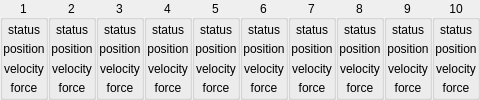
             <widget class="QWidget" name="tab_joint_status">
              <attribute name="title">
               <string>Joint Status</string>
              </attribute>
              <layout class="QHBoxLayout" name="horizontalLayout_45">
               <property name="spacing">
                <number>0</number>
               </property>
               <property name="leftMargin">
                <number>0</number>
               </property>
               <property name="topMargin">
                <number>0</number>
               </property>
               <property name="rightMargin">
                <number>0</number>
               </property>
               <property name="bottomMargin">
                <number>0</number>
               </property>
               <item>
                <widget class="QGroupBox" name="groupBox_32">
                 <property name="title">
                  <string>1</string>
                 </property>
                 <property name="alignment">
                  <set>Qt::AlignCenter</set>
                 </property>
                 <layout class="QVBoxLayout" name="verticalLayout_85" stretch="1,1,1,1">
                  <property name="spacing">
                   <number>0</number>
                  </property>
                  <property name="leftMargin">
                   <number>0</number>
                  </property>
                  <property name="topMargin">
                   <number>0</number>
                  </property>
                  <property name="rightMargin">
                   <number>0</number>
                  </property>
                  <property name="bottomMargin">
                   <number>0</number>
                  </property>
                  <item>
                   <widget class="QLabel" name="status_1">
                    <property name="text">
                     <string>status</string>
                    </property>
                    <property name="alignment">
                     <set>Qt::AlignCenter</set>
                    </property>
                   </widget>
                  </item>
                  <item>
                   <widget class="QLabel" name="current_position_1">
                    <property name="text">
                     <string>position</string>
                    </property>
                    <property name="alignment">
                     <set>Qt::AlignCenter</set>
                    </property>
                   </widget>
                  </item>
                  <item>
                   <widget class="QLabel" name="current_velocity_1">
                    <property name="text">
                     <string>velocity</string>
                    </property>
                    <property name="alignment">
                     <set>Qt::AlignCenter</set>
                    </property>
                   </widget>
                  </item>
                  <item>
                   <widget class="QLabel" name="force_1">
                    <property name="text">
                     <string>force</string>
                    </property>
                    <property name="alignment">
                     <set>Qt::AlignCenter</set>
                    </property>
                   </widget>
                  </item>
                 </layout>
                </widget>
               </item>
               <item>
                <widget class="QGroupBox" name="groupBox_33">
                 <property name="title">
                  <string>2</string>
                 </property>
                 <property name="alignment">
                  <set>Qt::AlignCenter</set>
                 </property>
                 <layout class="QVBoxLayout" name="verticalLayout_86" stretch="1,1,1,1">
                  <property name="spacing">
                   <number>0</number>
                  </property>
                  <property name="leftMargin">
                   <number>0</number>
                  </property>
                  <property name="topMargin">
                   <number>0</number>
                  </property>
                  <property name="rightMargin">
                   <number>0</number>
                  </property>
                  <property name="bottomMargin">
                   <number>0</number>
                  </property>
                  <item>
                   <widget class="QLabel" name="status_2">
                    <property name="text">
                     <string>status</string>
                    </property>
                    <property name="alignment">
                     <set>Qt::AlignCenter</set>
                    </property>
                   </widget>
                  </item>
                  <item>
                   <widget class="QLabel" name="current_position_2">
                    <property name="text">
                     <string>position</string>
                    </property>
                    <property name="alignment">
                     <set>Qt::AlignCenter</set>
                    </property>
                   </widget>
                  </item>
                  <item>
                   <widget class="QLabel" name="current_velocity_2">
                    <property name="text">
                     <string>velocity</string>
                    </property>
                    <property name="alignment">
                     <set>Qt::AlignCenter</set>
                    </property>
                   </widget>
                  </item>
                  <item>
                   <widget class="QLabel" name="force_2">
                    <property name="text">
                     <string>force</string>
                    </property>
                    <property name="alignment">
                     <set>Qt::AlignCenter</set>
                    </property>
                   </widget>
                  </item>
                 </layout>
                </widget>
               </item>
               <item>
                <widget class="QGroupBox" name="groupBox_34">
                 <property name="title">
                  <string>3</string>
                 </property>
                 <property name="alignment">
                  <set>Qt::AlignCenter</set>
                 </property>
                 <layout class="QVBoxLayout" name="verticalLayout_87" stretch="1,1,1,1">
                  <property name="spacing">
                   <number>0</number>
                  </property>
                  <property name="leftMargin">
                   <number>0</number>
                  </property>
                  <property name="topMargin">
                   <number>0</number>
                  </property>
                  <property name="rightMargin">
                   <number>0</number>
                  </property>
                  <property name="bottomMargin">
                   <number>0</number>
                  </property>
                  <item>
                   <widget class="QLabel" name="status_3">
                    <property name="text">
                     <string>status</string>
                    </property>
                    <property name="alignment">
                     <set>Qt::AlignCenter</set>
                    </property>
                   </widget>
                  </item>
                  <item>
                   <widget class="QLabel" name="current_position_3">
                    <property name="text">
                     <string>position</string>
                    </property>
                    <property name="alignment">
                     <set>Qt::AlignCenter</set>
                    </property>
                   </widget>
                  </item>
                  <item>
                   <widget class="QLabel" name="current_velocity_3">
                    <property name="text">
                     <string>velocity</string>
                    </property>
                    <property name="alignment">
                     <set>Qt::AlignCenter</set>
                    </property>
                   </widget>
                  </item>
                  <item>
                   <widget class="QLabel" name="force_3">
                    <property name="text">
                     <string>force</string>
                    </property>
                    <property name="alignment">
                     <set>Qt::AlignCenter</set>
                    </property>
                   </widget>
                  </item>
                 </layout>
                </widget>
               </item>
               <item>
                <widget class="QGroupBox" name="groupBox_35">
                 <property name="title">
                  <string>4</string>
                 </property>
                 <property name="alignment">
                  <set>Qt::AlignCenter</set>
                 </property>
                 <layout class="QVBoxLayout" name="verticalLayout_88" stretch="1,1,1,1">
                  <property name="spacing">
                   <number>0</number>
                  </property>
                  <property name="leftMargin">
                   <number>0</number>
                  </property>
                  <property name="topMargin">
                   <number>0</number>
                  </property>
                  <property name="rightMargin">
                   <number>0</number>
                  </property>
                  <property name="bottomMargin">
                   <number>0</number>
                  </property>
                  <item>
                   <widget class="QLabel" name="status_4">
                    <property name="text">
                     <string>status</string>
                    </property>
                    <property name="alignment">
                     <set>Qt::AlignCenter</set>
                    </property>
                   </widget>
                  </item>
                  <item>
                   <widget class="QLabel" name="current_position_4">
                    <property name="text">
                     <string>position</string>
                    </property>
                    <property name="alignment">
                     <set>Qt::AlignCenter</set>
                    </property>
                   </widget>
                  </item>
                  <item>
                   <widget class="QLabel" name="current_velocity_4">
                    <property name="text">
                     <string>velocity</string>
                    </property>
                    <property name="alignment">
                     <set>Qt::AlignCenter</set>
                    </property>
                   </widget>
                  </item>
                  <item>
                   <widget class="QLabel" name="force_4">
                    <property name="text">
                     <string>force</string>
                    </property>
                    <property name="alignment">
                     <set>Qt::AlignCenter</set>
                    </property>
                   </widget>
                  </item>
                 </layout>
                </widget>
               </item>
               <item>
                <widget class="QGroupBox" name="groupBox_36">
                 <property name="title">
                  <string>5</string>
                 </property>
                 <property name="alignment">
                  <set>Qt::AlignCenter</set>
                 </property>
                 <layout class="QVBoxLayout" name="verticalLayout_89" stretch="1,1,1,1">
                  <property name="spacing">
                   <number>0</number>
                  </property>
                  <property name="leftMargin">
                   <number>0</number>
                  </property>
                  <property name="topMargin">
                   <number>0</number>
                  </property>
                  <property name="rightMargin">
                   <number>0</number>
                  </property>
                  <property name="bottomMargin">
                   <number>0</number>
                  </property>
                  <item>
                   <widget class="QLabel" name="status_5">
                    <property name="text">
                     <string>status</string>
                    </property>
                    <property name="alignment">
                     <set>Qt::AlignCenter</set>
                    </property>
                   </widget>
                  </item>
                  <item>
                   <widget class="QLabel" name="current_position_5">
                    <property name="text">
                     <string>position</string>
                    </property>
                    <property name="alignment">
                     <set>Qt::AlignCenter</set>
                    </property>
                   </widget>
                  </item>
                  <item>
                   <widget class="QLabel" name="current_velocity_5">
                    <property name="text">
                     <string>velocity</string>
                    </property>
                    <property name="alignment">
                     <set>Qt::AlignCenter</set>
                    </property>
                   </widget>
                  </item>
                  <item>
                   <widget class="QLabel" name="force_5">
                    <property name="text">
                     <string>force</string>
                    </property>
                    <property name="alignment">
                     <set>Qt::AlignCenter</set>
                    </property>
                   </widget>
                  </item>
                 </layout>
                </widget>
               </item>
               <item>
                <widget class="QGroupBox" name="groupBox_37">
                 <property name="title">
                  <string>6</string>
                 </property>
                 <property name="alignment">
                  <set>Qt::AlignCenter</set>
                 </property>
                 <layout class="QVBoxLayout" name="verticalLayout_90" stretch="1,1,1,1">
                  <property name="spacing">
                   <number>0</number>
                  </property>
                  <property name="leftMargin">
                   <number>0</number>
                  </property>
                  <property name="topMargin">
                   <number>0</number>
                  </property>
                  <property name="rightMargin">
                   <number>0</number>
                  </property>
                  <property name="bottomMargin">
                   <number>0</number>
                  </property>
                  <item>
                   <widget class="QLabel" name="status_6">
                    <property name="text">
                     <string>status</string>
                    </property>
                    <property name="alignment">
                     <set>Qt::AlignCenter</set>
                    </property>
                   </widget>
                  </item>
                  <item>
                   <widget class="QLabel" name="current_position_6">
                    <property name="text">
                     <string>position</string>
                    </property>
                    <property name="alignment">
                     <set>Qt::AlignCenter</set>
                    </property>
                   </widget>
                  </item>
                  <item>
                   <widget class="QLabel" name="current_velocity_6">
                    <property name="text">
                     <string>velocity</string>
                    </property>
                    <property name="alignment">
                     <set>Qt::AlignCenter</set>
                    </property>
                   </widget>
                  </item>
                  <item>
                   <widget class="QLabel" name="force_6">
                    <property name="text">
                     <string>force</string>
                    </property>
                    <property name="alignment">
                     <set>Qt::AlignCenter</set>
                    </property>
                   </widget>
                  </item>
                 </layout>
                </widget>
               </item>
               <item>
                <widget class="QGroupBox" name="groupBox_38">
                 <property name="title">
                  <string>7</string>
                 </property>
                 <property name="alignment">
                  <set>Qt::AlignCenter</set>
                 </property>
                 <layout class="QVBoxLayout" name="verticalLayout_91" stretch="1,1,1,1">
                  <property name="spacing">
                   <number>0</number>
                  </property>
                  <property name="leftMargin">
                   <number>0</number>
                  </property>
                  <property name="topMargin">
                   <number>0</number>
                  </property>
                  <property name="rightMargin">
                   <number>0</number>
                  </property>
                  <property name="bottomMargin">
                   <number>0</number>
                  </property>
                  <item>
                   <widget class="QLabel" name="status_7">
                    <property name="text">
                     <string>status</string>
                    </property>
                    <property name="alignment">
                     <set>Qt::AlignCenter</set>
                    </property>
                   </widget>
                  </item>
                  <item>
                   <widget class="QLabel" name="current_position_7">
                    <property name="text">
                     <string>position</string>
                    </property>
                    <property name="alignment">
                     <set>Qt::AlignCenter</set>
                    </property>
                   </widget>
                  </item>
                  <item>
                   <widget class="QLabel" name="current_velocity_7">
                    <property name="text">
                     <string>velocity</string>
                    </property>
                    <property name="alignment">
                     <set>Qt::AlignCenter</set>
                    </property>
                   </widget>
                  </item>
                  <item>
                   <widget class="QLabel" name="force_7">
                    <property name="text">
                     <string>force</string>
                    </property>
                    <property name="alignment">
                     <set>Qt::AlignCenter</set>
                    </property>
                   </widget>
                  </item>
                 </layout>
                </widget>
               </item>
               <item>
                <widget class="QGroupBox" name="groupBox_39">
                 <property name="title">
                  <string>8</string>
                 </property>
                 <property name="alignment">
                  <set>Qt::AlignCenter</set>
                 </property>
                 <layout class="QVBoxLayout" name="verticalLayout_92" stretch="1,1,1,1">
                  <property name="spacing">
                   <number>0</number>
                  </property>
                  <property name="leftMargin">
                   <number>0</number>
                  </property>
                  <property name="topMargin">
                   <number>0</number>
                  </property>
                  <property name="rightMargin">
                   <number>0</number>
                  </property>
                  <property name="bottomMargin">
                   <number>0</number>
                  </property>
                  <item>
                   <widget class="QLabel" name="status_8">
                    <property name="text">
                     <string>status</string>
                    </property>
                    <property name="alignment">
                     <set>Qt::AlignCenter</set>
                    </property>
                   </widget>
                  </item>
                  <item>
                   <widget class="QLabel" name="current_position_8">
                    <property name="text">
                     <string>position</string>
                    </property>
                    <property name="alignment">
                     <set>Qt::AlignCenter</set>
                    </property>
                   </widget>
                  </item>
                  <item>
                   <widget class="QLabel" name="current_velocity_8">
                    <property name="text">
                     <string>velocity</string>
                    </property>
                    <property name="alignment">
                     <set>Qt::AlignCenter</set>
                    </property>
                   </widget>
                  </item>
                  <item>
                   <widget class="QLabel" name="force_8">
                    <property name="text">
                     <string>force</string>
                    </property>
                    <property name="alignment">
                     <set>Qt::AlignCenter</set>
                    </property>
                   </widget>
                  </item>
                 </layout>
                </widget>
               </item>
               <item>
                <widget class="QGroupBox" name="groupBox_40">
                 <property name="title">
                  <string>9</string>
                 </property>
                 <property name="alignment">
                  <set>Qt::AlignCenter</set>
                 </property>
                 <layout class="QVBoxLayout" name="verticalLayout_93" stretch="1,1,1,1">
                  <property name="spacing">
                   <number>0</number>
                  </property>
                  <property name="leftMargin">
                   <number>0</number>
                  </property>
                  <property name="topMargin">
                   <number>0</number>
                  </property>
                  <property name="rightMargin">
                   <number>0</number>
                  </property>
                  <property name="bottomMargin">
                   <number>0</number>
                  </property>
                  <item>
                   <widget class="QLabel" name="status_9">
                    <property name="text">
                     <string>status</string>
                    </property>
                    <property name="alignment">
                     <set>Qt::AlignCenter</set>
                    </property>
                   </widget>
                  </item>
                  <item>
                   <widget class="QLabel" name="current_position_9">
                    <property name="text">
                     <string>position</string>
                    </property>
                    <property name="alignment">
                     <set>Qt::AlignCenter</set>
                    </property>
                   </widget>
                  </item>
                  <item>
                   <widget class="QLabel" name="current_velocity_9">
                    <property name="text">
                     <string>velocity</string>
                    </property>
                    <property name="alignment">
                     <set>Qt::AlignCenter</set>
                    </property>
                   </widget>
                  </item>
                  <item>
                   <widget class="QLabel" name="force_9">
                    <property name="text">
                     <string>force</string>
                    </property>
                    <property name="alignment">
                     <set>Qt::AlignCenter</set>
                    </property>
                   </widget>
                  </item>
                 </layout>
                </widget>
               </item>
               <item>
                <widget class="QGroupBox" name="groupBox_41">
                 <property name="title">
                  <string>10</string>
                 </property>
                 <property name="alignment">
                  <set>Qt::AlignCenter</set>
                 </property>
                 <layout class="QVBoxLayout" name="verticalLayout_94" stretch="1,1,1,1">
                  <property name="spacing">
                   <number>0</number>
                  </property>
                  <property name="leftMargin">
                   <number>0</number>
                  </property>
                  <property name="topMargin">
                   <number>0</number>
                  </property>
                  <property name="rightMargin">
                   <number>0</number>
                  </property>
                  <property name="bottomMargin">
                   <number>0</number>
                  </property>
                  <item>
                   <widget class="QLabel" name="status_10">
                    <property name="text">
                     <string>status</string>
                    </property>
                    <property name="alignment">
                     <set>Qt::AlignCenter</set>
                    </property>
                   </widget>
                  </item>
                  <item>
                   <widget class="QLabel" name="current_position_10">
                    <property name="text">
                     <string>position</string>
                    </property>
                    <property name="alignment">
                     <set>Qt::AlignCenter</set>
                    </property>
                   </widget>
                  </item>
                  <item>
                   <widget class="QLabel" name="current_velocity_10">
                    <property name="text">
                     <string>velocity</string>
                    </property>
                    <property name="alignment">
                     <set>Qt::AlignCenter</set>
                    </property>
                   </widget>
                  </item>
                  <item>
                   <widget class="QLabel" name="force_10">
                    <property name="text">
                     <string>force</string>
                    </property>
                    <property name="alignment">
                     <set>Qt::AlignCenter</set>
                    </property>
                   </widget>
                  </item>
                 </layout>
                </widget>
               </item>
              </layout>
             </widget>
